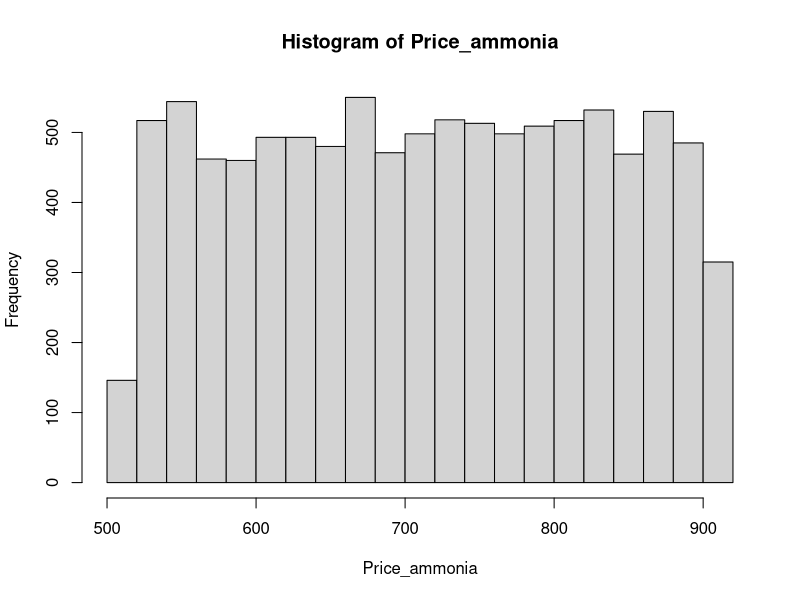
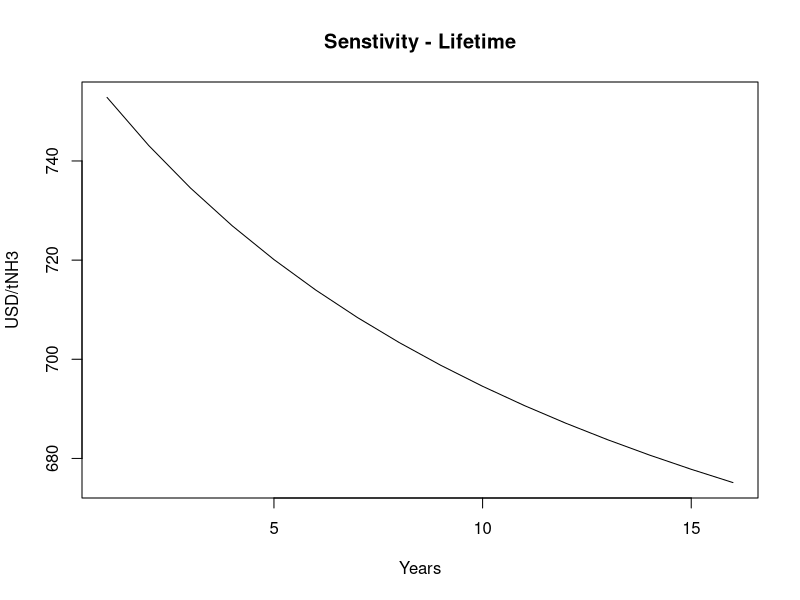
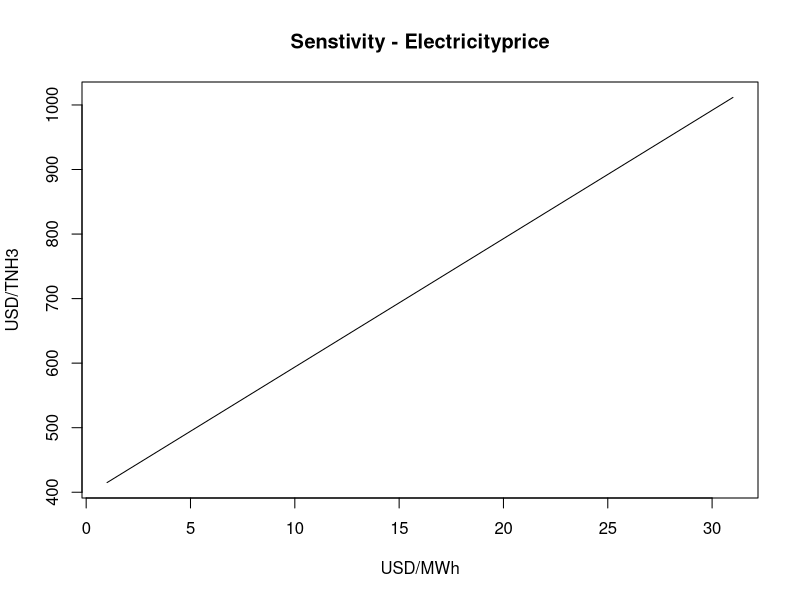
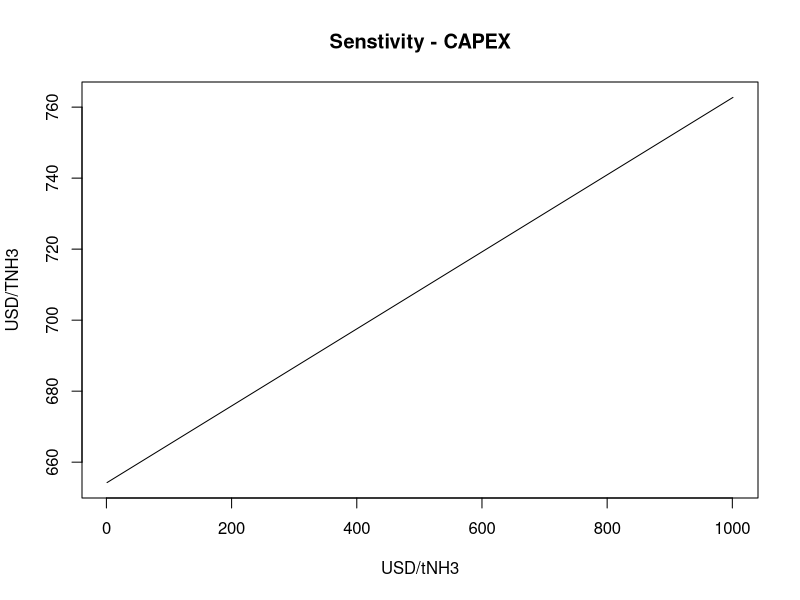
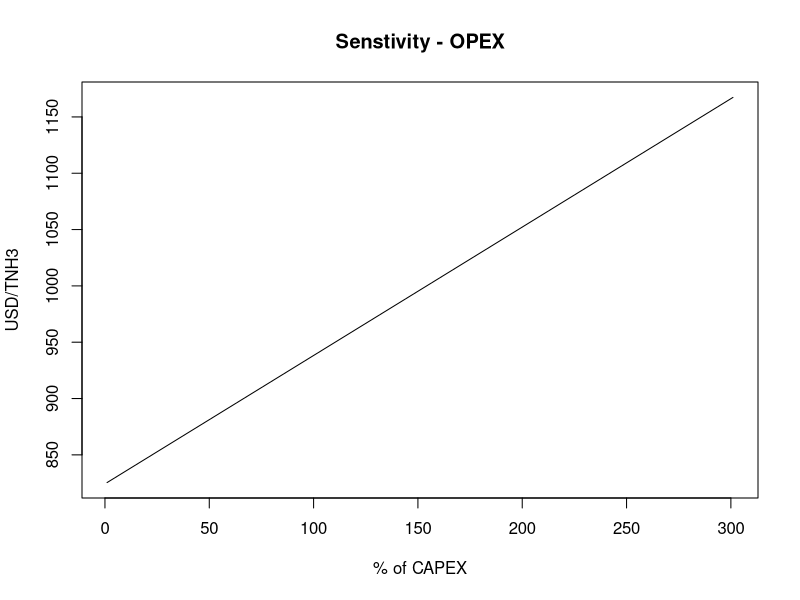

The R script that drew these images, in order:
rm(list = ls())

#
#Simulating ammonia production
# https://iea.blob.core.windows.net/assets/2ceb17b8-474f-4154-aab5-4d898f735c17/IEAGHRassumptions_final.pdf
#

#Parameters
B <- 10000



#Model 1: with capex and opex with 20 year lifespann
CAPEX <- runif(B, 1000,1100)
OPEX <- runif(B, 0.015,0.03)*CAPEX #Annual
Electricity_price <- runif(B, 20,40) #in Mwh
Price_ammonia <- 2.17*((CAPEX+OPEX)/20+9.167*Electricity_price)

mean(Price_ammonia)
hist(Price_ammonia)


#
#sensitivity analysis
#
#Lifetime
Price_ammonia_lifetime <- 2.17*(mean(CAPEX+OPEX)/seq(15,30)+9.167*mean(Electricity_price))

#Electricity price
Price_ammonia_electricity <- 2.17*(mean(CAPEX+OPEX)/20+9.167*seq(15,45))

#Capex
Price_ammonia_capex <- 2.17*((seq(500,1500)+mean(OPEX))/20+9.167*mean(Electricity_price))


#Opex
Price_ammonia_opex <- 2.17*((mean(CAPEX)*(1+seq(1,4,by=0.01)))/20+9.167*mean(Electricity_price))

#plot
par(mfrow = c(1, 1)) 
plot(Price_ammonia_lifetime, type = "l", main = "Senstivity - Lifetime", ylab = "USD/tNH3", xlab = "Years", xtick = seq(15,30))
plot(Price_ammonia_electricity, type = "l",ylab = "USD/TNH3", main = "Senstivity - Electricityprice", xlab = "USD/MWh")
plot(Price_ammonia_capex, type = "l",ylab = "USD/TNH3", main = "Senstivity - CAPEX", xlab = "USD/tNH3")
plot(Price_ammonia_opex, type = "l",ylab = "USD/TNH3", main = "Senstivity - OPEX", xlab = "% of CAPEX")

#Model 2: A direct fuel cost from the table on electricity generation
#Price_ammonia <- 2.17*runif(B, 300,500)


#model 3: Price the electricity
#Price_ammonia <- 2.17*9.167*Electricity_price
#mean(Price_ammonia)
